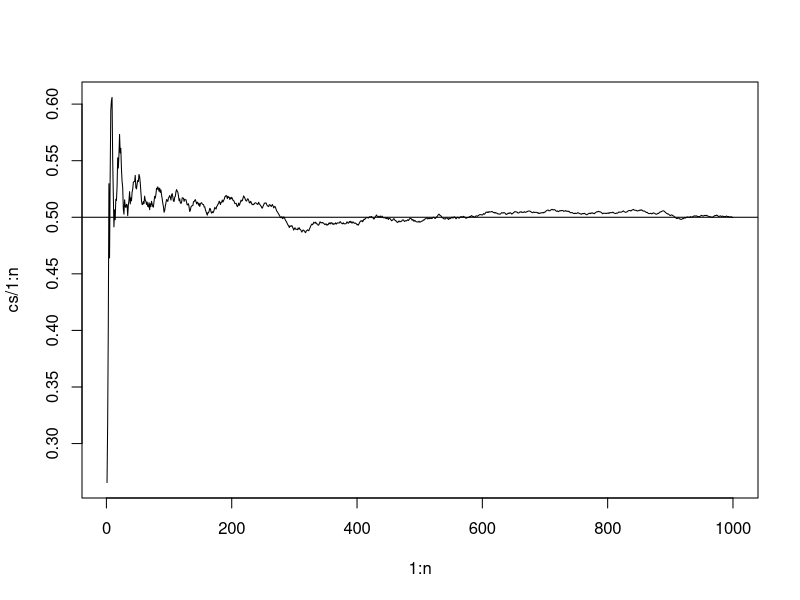

This chart was generated by the following R code:
# Set the seed  in the interval 0-1 to reproduce the same output each time execuse
set.seed(1)
# Generate a random 1000 uniform between 0-1 
n = 1000
x <- runif(n,0,1)
# print(x)

# a. mean of x 
mean(x)

# b. variance of x 
var(x)

# c. cummulative sum of x 
cs <- cumsum(x)

 
# d. plot 1:n vs cs/(1:n) as type = "l"
#plot(1:n, type = "l")
#plot(cs/1:n, type = "l")
png('myplot.png')
plot(1:n, cs/1:n, type = "l")

# e. horizontal line at y = .5
abline(h = .5)
dev.off()
